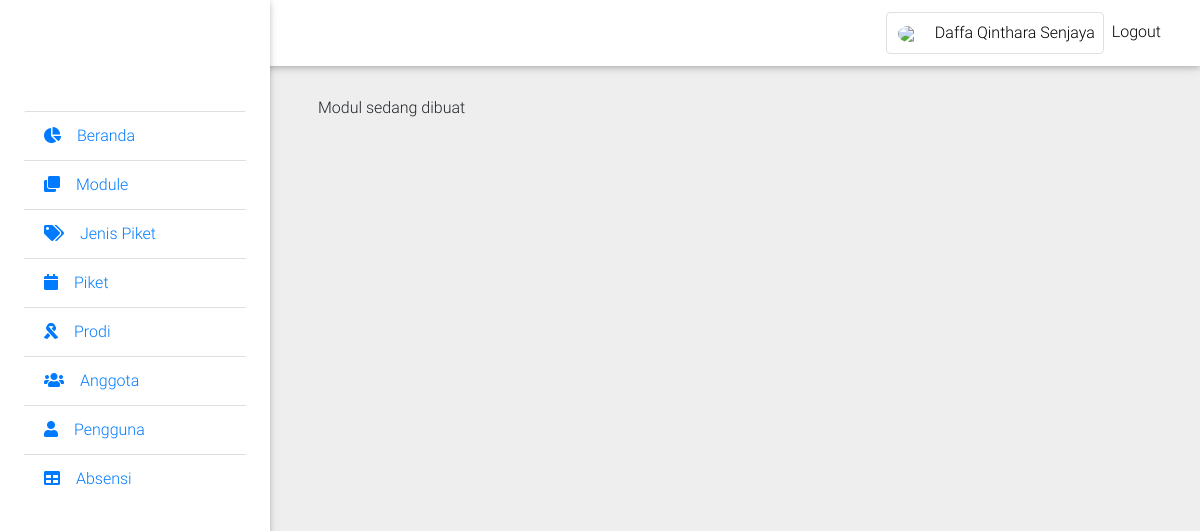
The app's page /u/media.php (signed in) with its own data.
### tables this page shows
create table module(
    module_id int primary key auto_increment,
    module_name varchar(50) not null,
    link varchar(50),
    icon varchar(50),
    active enum('Y','N') not null default 'Y'
);

### config/functions.php (called while the page is built, shortened)
<?php
function dbConnect()
{
    $db = new mysqli("localhost", "root", "siswanto123321", "so_absensi");
    return $db;
}
function getListModule()
{
    $db = dbConnect();
    if ($db->connect_errno == 0) {
        $res = $db->query("SELECT * FROM module WHERE active='Y' ");
        if ($res) {
            $data = $res->fetch_all(MYSQLI_ASSOC);
            return $data;
        } else {
            return false;
        }
    } else {
        return false;
    }
}

### u/menu.php (the view)
<?php
if (empty($_SESSION['username']) && empty($_SESSION['password'])) {
    header("location:index.php?error=8");
} else {
    $dataModule = getListModule();
    foreach ($dataModule as $data) {
        $module_name = str_replace(' ', '', strtolower($data['module_name']));
        ($_GET['m'] == $module_name) ? $active = "active" : $active = "";
    echo "<a href=\"$data[link]\" class=\"list-group-item waves-effect $active\" style='text-transform: capitalize;'>
                <i class=\"fas $data[icon] mr-3\"></i>$data[module_name]
            </a>";
    }
}

### records on screen
module: module_name "Beranda"
module: module_name "Module"
module: module_name "Jenis Piket"
module: module_name "Piket"
module: module_name "Prodi"
module: module_name "Anggota"
module: module_name "Pengguna"
module: module_name "Absensi"

### other values on screen
$_SESSION['nama'] "Daffa Qinthara Senjaya"
